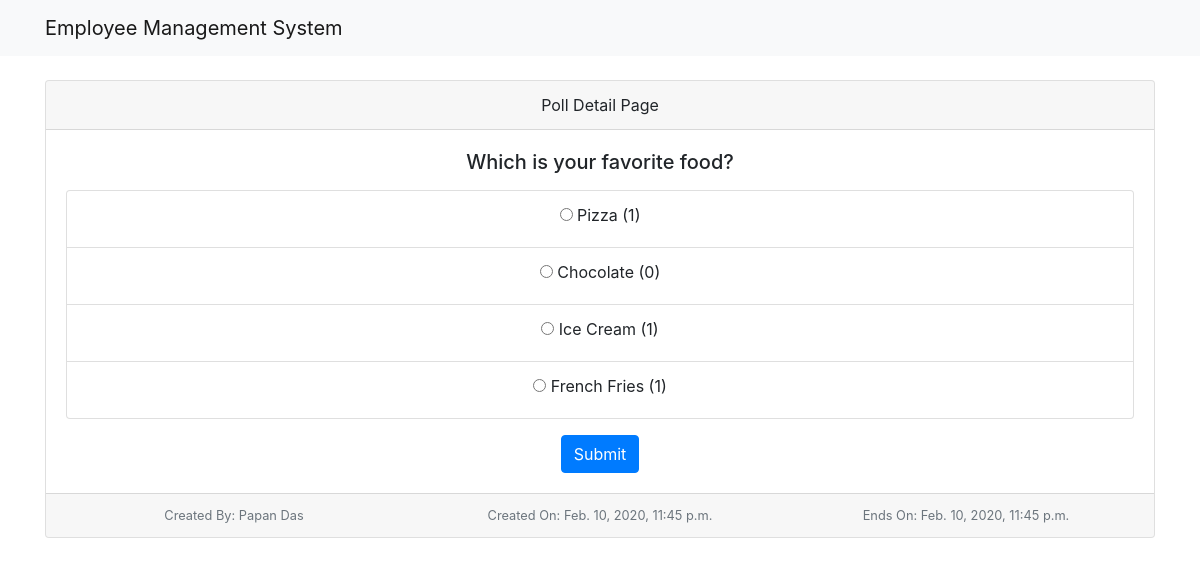
The app's page /polls/1/details/ with its own data.
### poll/models.py (models this page shows, shortened)
class Question(models.Model):
    title = models.TextField(null=True, blank=True)
    status = models.CharField(default='inactive', max_length=10)
    created_by = models.ForeignKey(User, null=True, blank=True, on_delete=models.CASCADE)
    start_date = models.DateTimeField(null=True, blank=True)
    end_date = models.DateTimeField(null=True, blank=True)
    created_at = models.DateTimeField(auto_now_add=True)
    updated_at = models.DateTimeField(auto_now=True)
    @property
    def choices(self):
        return self.choice_set.all()

class Choice(models.Model):
    question = models.ForeignKey(Question, on_delete=models.CASCADE)
    text = models.TextField(null=True, blank=True)
    created_at = models.DateTimeField(auto_now_add=True)
    updated_at = models.DateTimeField(auto_now=True)
    @property
    def votes(self):
        return self.answer_set.count()

### poll/views.py (the view)
# urls.py: path('<int:id>/details/', details, name='poll_details'),
def details(request, id=None):
    question = get_object_or_404(Question, pk=id)
    context = {}
    context['title'] = 'Poll Detail'
    context['question'] = question
    return render(request, 'poll/detail.html', context)

### templates/poll/detail.html
{% extends 'base.html' %}
{% block content %}
<div class="card text-center my-4">
  <div class="card-header">
    {{ title }} Page
  </div>
  <div class="card-body">
    <h5 class="card-title">{{ question.title }}</h5>
    <p class="card-text">
      <div class="panel-body">
          <ul class="list-group">
            {% for choice in question.choices %}
              <li class="list-group-item">
                  <div class="radio">
                      <label>
                          <input type="radio" name="optionsRadios">
                          {{ choice.text }} ({{ choice.votes }})
                      </label>
                  </div>
              </li>
            {% empty %}
              <li class="list-group-item">
                <div class="alert alert-info" role="alert">No options available</div>
              </li>
            {% endfor %}
          </ul>
      </div>
    </p>
    <a href="#" class="btn btn-primary">Submit</a>
  </div>
  <div class="card-footer text-muted">
    <div class="row">
      <div class="col col-4">
        <small class="text-muted">
          Created By: {{ question.created_by.first_name }} {{ question.created_by.last_name }}
        </small>
      </div>
      <div class="col col-4">
        <small class="text-muted">
          Created On: {{ question.created_at }}
        </small>
      </div>
      <div class="col col-4">
        <small class="text-muted">
          Ends On: {{ question.updated_at }}
        </small>
      </div>
    </div>
  </div>
</div>
{% endblock content %}

### templates/base.html (shortened to what this page needs)
{% load static %}
<html lang="en">
<head>
    <link rel="stylesheet" href="https://stackpath.bootstrapcdn.com/bootstrap/4.4.1/css/bootstrap.min.css">
</head>
<body>
    <nav class="navbar navbar-light bg-light">
      <div class="container">
          <a class="navbar-brand" href="#">Employee Management System</a>
      </div>
    </nav>
    <div class="container">
        {% block content %}
        {% endblock content %}
    </div>
</body>
</html>

### records on screen
Question: title "Which is your favorite food?", created_by.first_name "Papan", created_by.last_name "Das", created_at "Feb. 10, 2020, 11:45 p.m.", updated_at "Feb. 10, 2020, 11:45 p.m."
Choice: text "Pizza", votes "1"
Choice: text "Chocolate", votes "0"
Choice: text "Ice Cream", votes "1"
Choice: text "French Fries", votes "1"

### other values on screen
{{ title }} "Poll Detail"
